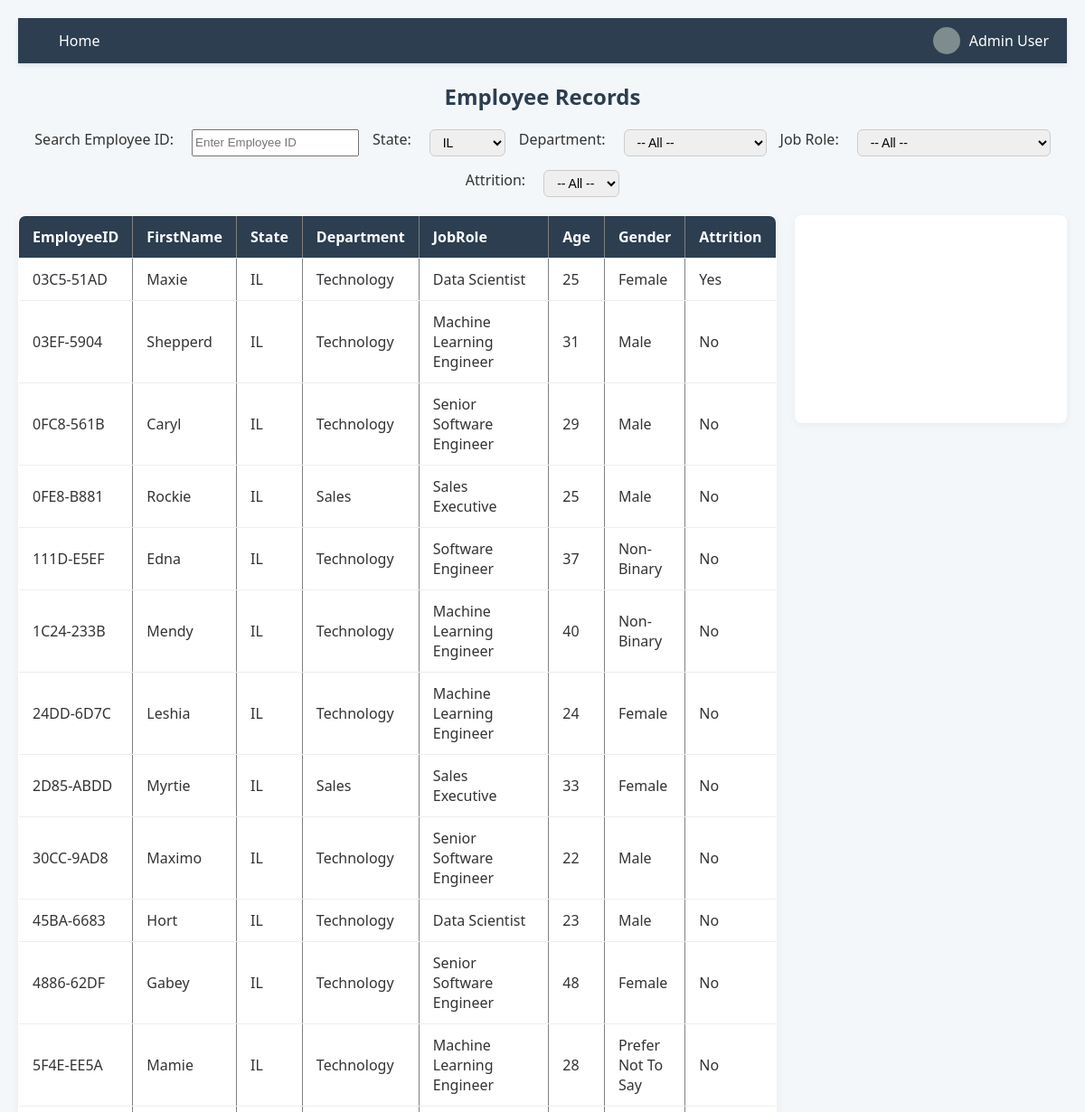
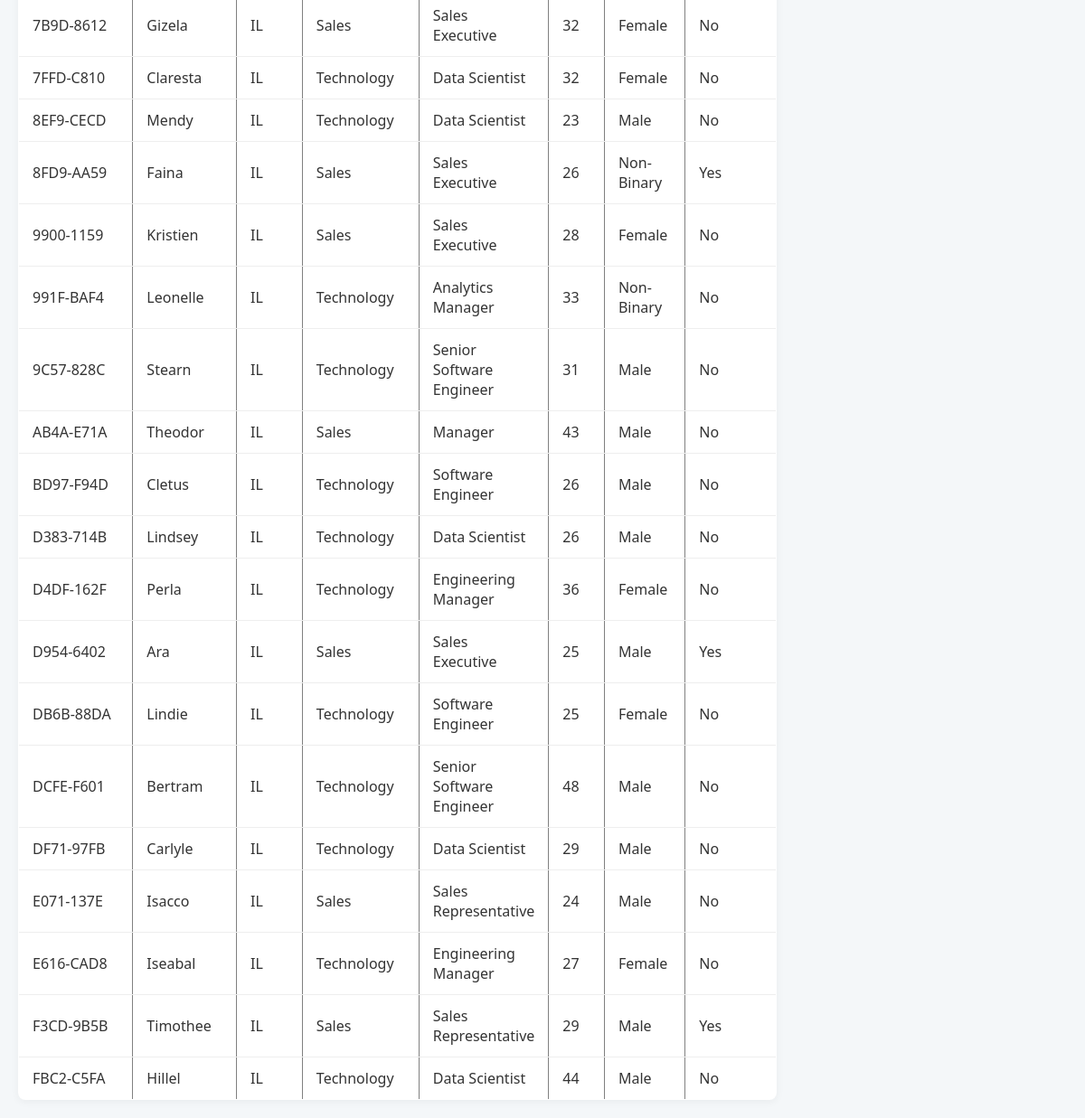
The app's page /view_data/view_dataset.php?state=IL with its own data (2 pictures, top to bottom).
### tables this page shows
CREATE TABLE `EmployeeData` (
  `EmployeeID` varchar(100) DEFAULT NULL,
  `FirstName` varchar(100) DEFAULT NULL,
  `LastName` varchar(100) DEFAULT NULL,
  `Gender` varchar(100) DEFAULT NULL,
  `Age` int(11) DEFAULT NULL,
  `BusinessTravel` varchar(100) DEFAULT NULL,
  `Department` varchar(100) DEFAULT NULL,
  `DistanceFromHome_KM` int(11) DEFAULT NULL,
  `State` varchar(100) DEFAULT NULL,
  `Ethnicity` varchar(100) DEFAULT NULL,
  `Education` varchar(100) DEFAULT NULL,
  `EducationField` varchar(100) DEFAULT NULL,
  `JobRole` varchar(100) DEFAULT NULL,
  `MaritalStatus` varchar(100) DEFAULT NULL,
  `Salary` int(11) DEFAULT NULL,
  `StockOptionLevel` int(11) DEFAULT NULL,
  `OverTime` varchar(100) DEFAULT NULL,
  `HireDate` date DEFAULT NULL,
  `Attrition` varchar(100) DEFAULT NULL,
  `YearsAtCompany` int(11) DEFAULT NULL,
  `YearsInMostRecentRole` int(11) DEFAULT NULL,
  `YearsSinceLastPromotion` int(11) DEFAULT NULL,
  `YearsWithCurrManager` int(11) DEFAULT NULL,
  `ReviewDate` date DEFAULT NULL,
  `EnvironmentSatisfaction` int(11) DEFAULT NULL,
  `JobSatisfaction` int(11) DEFAULT NULL,
  `RelationshipSatisfaction` int(11) DEFAULT NULL,
  `TrainingOpportunitiesWithinYear` int(11) DEFAULT NULL,
  `TrainingOpportunitiesTaken` int(11) DEFAULT NULL,
  `WorkLifeBalance` int(11) DEFAULT NULL,
  `SelfRating` int(11) DEFAULT NULL,
  `ManagerRating` int(11) DEFAULT NULL
);

### view_data/view_dataset.php (the view, shortened to what this page needs)
<!DOCTYPE html>
<html lang="en">
<head>
    <link rel="stylesheet" href="styles/style_view_dataset.css">
</head>
<body></body>
<?php
include '../connection.php';
try {
    $state = trim($_GET['state'] ?? '');
    $conditions = [];
    $params = [];
    $types = '';
    if (!empty($state)) {
        $conditions[] = "State = ?";
        $params[] = $state;
        $types .= 's';
    }
    $sql = "SELECT EmployeeID,FirstName,State,Department,JobRole,Age,Gender,Attrition FROM EmployeeData";
    if (!empty($conditions)) {
        $sql .= " WHERE " . implode(" AND ", $conditions);
    }
    $stmt = mysqli_prepare($conn, $sql);
    if (!empty($params)) {
        mysqli_stmt_bind_param($stmt, $types, ...$params);
    }
    mysqli_stmt_execute($stmt);
    $result = mysqli_stmt_get_result($stmt);
} catch (Exception $e) {
    die("Error: " . $e->getMessage());
}
?>
<h2>Employee Records</h2>
<form method="GET" action="">
    <label>Search Employee ID:</label>
    <input type="text" name="search_id" value="<?php echo htmlspecialchars($_GET['search_id'] ?? ''); ?>" placeholder="Enter Employee ID">
    <label>State:</label>
    <select name="state">
        <?php
        $states = mysqli_query($conn, "SELECT DISTINCT State FROM EmployeeData ORDER BY State");
        while ($row = mysqli_fetch_assoc($states)) {
            $selected = $state === $row['State'] ? 'selected' : '';
            echo "<option value='{$row['State']}' $selected>{$row['State']}</option>";
        }
        ?>
    </select>
    <label>Department:</label>
    <select name="department">
        <option value="">-- All --</option>
    </select>
    <label>Job Role:</label>
    <select name="jobrole">
        <option value="">-- All --</option>
    </select>
    <label>Attrition:</label>
    <select name="attrition">
        <option value="">-- All --</option>
    </select>
</form>
<div style="display: flex; align-items: flex-start; gap: 20px;">
    <div style="flex: 1;">
        <?php
        if (mysqli_num_rows($result) > 0) {
            echo "<table border='1' cellpadding='10'>";
            echo "<tr>";
            while ($field = mysqli_fetch_field($result)) {
                echo "<th>{$field->name}</th>";
            }
            echo "</tr>";
            while ($row = mysqli_fetch_assoc($result)) {
                $empId = $row['EmployeeID'];
                echo "<tr onclick=\"window.location.href='../profile/profile.php?id=$empId'\" style=\"cursor: pointer;\">";
                foreach ($row as $value) {
                    echo "<td>" . htmlspecialchars($value) . "</td>";
                }
                echo "</tr>";
            }
            echo "</table>";
        } else {
            echo "<p>No matching records found.</p>";
        }
        ?>
    </div>
    <div id="summary" style="width: 30%;">
    </div>
</div>

### view_data/styles/style_view_dataset.css (style rules this page uses)
body { font-family: 'Segoe UI', Tahoma, Geneva, Verdana, sans-serif; margin: 0; padding: 20px; background-color: #f4f7f9; color: #333; }
h2 { text-align: center; color: #2c3e50; margin-bottom: 20px; }
form { display: flex; justify-content: center; gap: 15px; flex-wrap: wrap; margin-bottom: 20px; }
form label { margin-right: 5px; font-weight: 500; }
select { padding: 5px 10px; border-radius: 6px; border: 1px solid #ccc; font-size: 14px; }
table { width: 100%; border-collapse: collapse; background-color: #fff; border-radius: 8px; overflow: hidden; box-shadow: 0 2px 10px rgba(0, 0, 0, 0.05); }
th, td { padding: 12px 15px; border-bottom: 1px solid #eee; text-align: left; }
th { background-color: #2c3e50; color: #fff; }
#summary { background-color: #fff; padding: 15px; border-radius: 8px; box-shadow: 0 2px 10px rgba(0, 0, 0, 0.05); min-height: 200px; }

### records on screen
employeedata: EmployeeID "03C5-51AD", FirstName "Maxie", State "IL", Department "Technology", JobRole "Data Scientist", Age "25", Gender "Female", Attrition "Yes"
employeedata: EmployeeID "03EF-5904", FirstName "Shepperd", State "IL", Department "Technology", JobRole "Machine Learning Engineer", Age "31", Gender "Male", Attrition "No"
employeedata: EmployeeID "0FC8-561B", FirstName "Caryl", State "IL", Department "Technology", JobRole "Senior Software Engineer", Age "29", Gender "Male", Attrition "No"
employeedata: EmployeeID "0FE8-B881", FirstName "Rockie", State "IL", Department "Sales", JobRole "Sales Executive", Age "25", Gender "Male", Attrition "No"
employeedata: EmployeeID "111D-E5EF", FirstName "Edna", State "IL", Department "Technology", JobRole "Software Engineer", Age "37", Gender "Non-Binary", Attrition "No"
employeedata: EmployeeID "1C24-233B", FirstName "Mendy", State "IL", Department "Technology", JobRole "Machine Learning Engineer", Age "40", Gender "Non-Binary", Attrition "No"
employeedata: EmployeeID "24DD-6D7C", FirstName "Leshia", State "IL", Department "Technology", JobRole "Machine Learning Engineer", Age "24", Gender "Female", Attrition "No"
employeedata: EmployeeID "2D85-ABDD", FirstName "Myrtie", State "IL", Department "Sales", JobRole "Sales Executive", Age "33", Gender "Female", Attrition "No"
employeedata: EmployeeID "30CC-9AD8", FirstName "Maximo", State "IL", Department "Technology", JobRole "Senior Software Engineer", Age "22", Gender "Male", Attrition "No"
employeedata: EmployeeID "45BA-6683", FirstName "Hort", State "IL", Department "Technology", JobRole "Data Scientist", Age "23", Gender "Male", Attrition "No"
employeedata: EmployeeID "4886-62DF", FirstName "Gabey", State "IL", Department "Technology", JobRole "Senior Software Engineer", Age "48", Gender "Female", Attrition "No"
employeedata: EmployeeID "5F4E-EE5A", FirstName "Mamie", State "IL", Department "Technology", JobRole "Machine Learning Engineer", Age "28", Gender "Prefer Not To Say", Attrition "No"
employeedata: EmployeeID "7B9D-8612", FirstName "Gizela", State "IL", Department "Sales", JobRole "Sales Executive", Age "32", Gender "Female", Attrition "No"
employeedata: EmployeeID "7FFD-C810", FirstName "Claresta", State "IL", Department "Technology", JobRole "Data Scientist", Age "32", Gender "Female", Attrition "No"
employeedata: EmployeeID "8EF9-CECD", FirstName "Mendy", State "IL", Department "Technology", JobRole "Data Scientist", Age "23", Gender "Male", Attrition "No"
employeedata: EmployeeID "8FD9-AA59", FirstName "Faina", State "IL", Department "Sales", JobRole "Sales Executive", Age "26", Gender "Non-Binary", Attrition "Yes"
employeedata: EmployeeID "9900-1159", FirstName "Kristien", State "IL", Department "Sales", JobRole "Sales Executive", Age "28", Gender "Female", Attrition "No"
employeedata: EmployeeID "991F-BAF4", FirstName "Leonelle", State "IL", Department "Technology", JobRole "Analytics Manager", Age "33", Gender "Non-Binary", Attrition "No"
employeedata: EmployeeID "9C57-828C", FirstName "Stearn", State "IL", Department "Technology", JobRole "Senior Software Engineer", Age "31", Gender "Male", Attrition "No"
employeedata: EmployeeID "AB4A-E71A", FirstName "Theodor", State "IL", Department "Sales", JobRole "Manager", Age "43", Gender "Male", Attrition "No"
employeedata: EmployeeID "BD97-F94D", FirstName "Cletus", State "IL", Department "Technology", JobRole "Software Engineer", Age "26", Gender "Male", Attrition "No"
employeedata: EmployeeID "D383-714B", FirstName "Lindsey", State "IL", Department "Technology", JobRole "Data Scientist", Age "26", Gender "Male", Attrition "No"
employeedata: EmployeeID "D4DF-162F", FirstName "Perla", State "IL", Department "Technology", JobRole "Engineering Manager", Age "36", Gender "Female", Attrition "No"
employeedata: EmployeeID "D954-6402", FirstName "Ara", State "IL", Department "Sales", JobRole "Sales Executive", Age "25", Gender "Male", Attrition "Yes"
employeedata: EmployeeID "DB6B-88DA", FirstName "Lindie", State "IL", Department "Technology", JobRole "Software Engineer", Age "25", Gender "Female", Attrition "No"
employeedata: EmployeeID "DCFE-F601", FirstName "Bertram", State "IL", Department "Technology", JobRole "Senior Software Engineer", Age "48", Gender "Male", Attrition "No"
employeedata: EmployeeID "DF71-97FB", FirstName "Carlyle", State "IL", Department "Technology", JobRole "Data Scientist", Age "29", Gender "Male", Attrition "No"
employeedata: EmployeeID "E071-137E", FirstName "Isacco", State "IL", Department "Sales", JobRole "Sales Representative", Age "24", Gender "Male", Attrition "No"
employeedata: EmployeeID "E616-CAD8", FirstName "Iseabal", State "IL", Department "Technology", JobRole "Engineering Manager", Age "27", Gender "Female", Attrition "No"
employeedata: EmployeeID "F3CD-9B5B", FirstName "Timothee", State "IL", Department "Sales", JobRole "Sales Representative", Age "29", Gender "Male", Attrition "Yes"
employeedata: EmployeeID "FBC2-C5FA", FirstName "Hillel", State "IL", Department "Technology", JobRole "Data Scientist", Age "44", Gender "Male", Attrition "No"

### other values on screen
$field->name "EmployeeID"
$field->name "FirstName"
$field->name "State"
$field->name "Department"
$field->name "JobRole"
$field->name "Age"
$field->name "Gender"
$field->name "Attrition"
form field state "IL"
